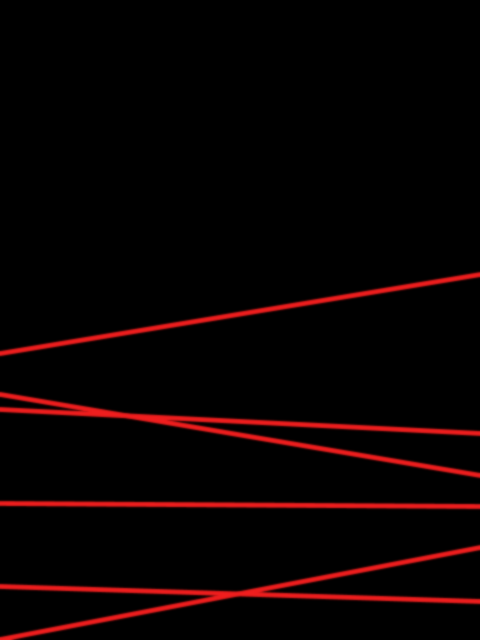
Frame 1 (no input)
Frame 2 (the mouse pressed at the canvas centre, redrawn once): identical to frame 1, image omitted

The Processing sketch that drew this single still picture (run headless with seeded random() and noise(); the mouse was pressed at the canvas centre and the sketch redrawn once):

// Processing sketch: entrapment
// ── entrapment.pde
// Manuale di Programmazione Cinematografica
// Daniele Olmisani, 2016

// Entrapment (1999)


final color PAPER = color(0);
final color INK = color(240, 30, 30);

final int COUNT = 6;


void setup() {
  size(480, 640);
  noLoop();
}

void draw() {
  
  randomSeed(100);
  
  float s = 0.01 * min(width, height);
  float dH = (0.5 * height) / COUNT;
  
  translate(0, 0.5*height);
  
  background(PAPER);
  
  stroke(INK);
  strokeWeight(s);
  
  for (int i=0; i<COUNT; i++) {
    line(0, dH*randomGaussian(), width, dH*randomGaussian());
    translate(0, dH);
  }
  
  filter(BLUR);
  
  save("entrapment.png");
}
